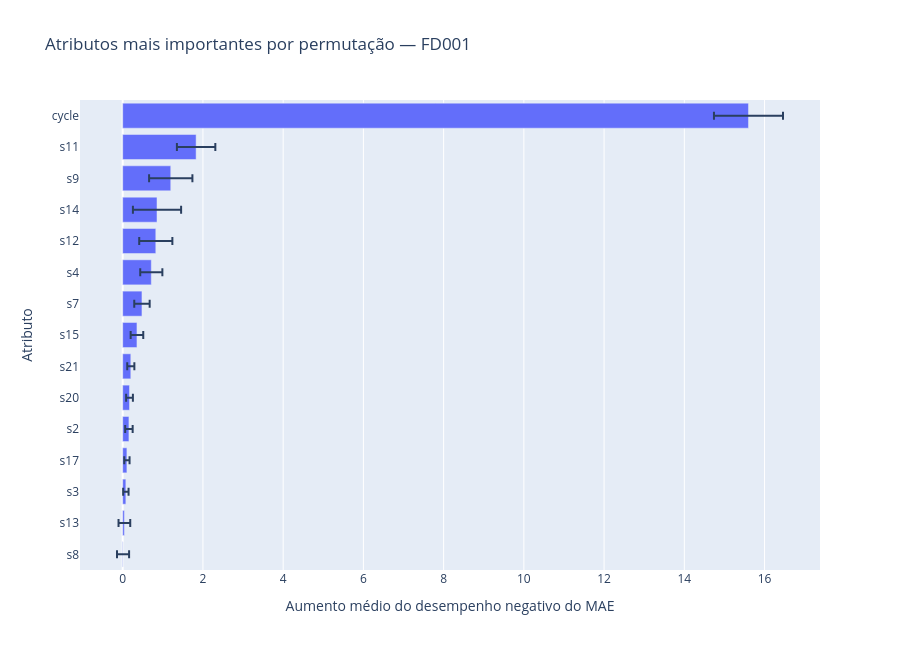

The code cell stored with this chart in its notebook:
### Markdown cell above
### Insights

Os primeiros atributos da tabela foram os que mais aumentaram o erro quando sua informação foi embaralhada. Isso sugere que o modelo dependia mais deles para prever o RUL no FD001. A importância não deve ser confundida com causalidade: um sensor pode ser apenas um indicador associado a outro fenômeno do motor.

### Code cell
top_importance = importance_summary.head(15).sort_values('importance_mean')
fig = px.bar(
    top_importance,
    x='importance_mean',
    y='feature',
    error_x='importance_std_between_folds',
    orientation='h',
    labels={
        'importance_mean': 'Aumento médio do desempenho negativo do MAE',
        'feature': 'Atributo',
    },
    title=lang({'title': 'Atributos mais importantes por permutação — FD001'})['title'],
    height=650,
)
fig.show()

### Figure 1 — Plotly figure (JSON) as saved in the notebook; plotly's stock layout.template omitted (floating-point values rounded to 4 significant figures)
{"data": [{"error_x": {"array": [0.1506, 0.146, 0.06739, 0.06625, 0.09301, 0.08436, 0.08874, 0.157, 0.1921, 0.2758, 0.413, 0.6007, 0.5398, 0.4788, 0.8605]}, "hovertemplate": "Aumento médio do desempenho negativo do MAE=%{x}<br>Atributo=%{y}<extra></extra>", "legendgroup": "", "marker": {"color": "#636efa", "pattern": {"shape": ""}}, "name": "", "orientation": "h", "showlegend": false, "textposition": "auto", "type": "bar", "x": [0.008578, 0.04209, 0.0788, 0.1049, 0.1552, 0.1699, 0.202, 0.3554, 0.4801, 0.7131, 0.8252, 0.8553, 1.198, 1.83, 15.6], "xaxis": "x", "y": ["s8", "s13", "s3", "s17", "s2", "s20", "s21", "s15", "s7", "s4", "s12", "s14", "s9", "s11", "cycle"], "yaxis": "y"}], "layout": {"barmode": "relative", "height": 650, "legend": {"tracegroupgap": 0}, "title": {"text": "Atributos mais importantes por permutação — FD001"}, "xaxis": {"anchor": "y", "domain": [0, 1], "title": {"text": "Aumento médio do desempenho negativo do MAE"}}, "yaxis": {"anchor": "x", "domain": [0, 1], "title": {"text": "Atributo"}}}}
